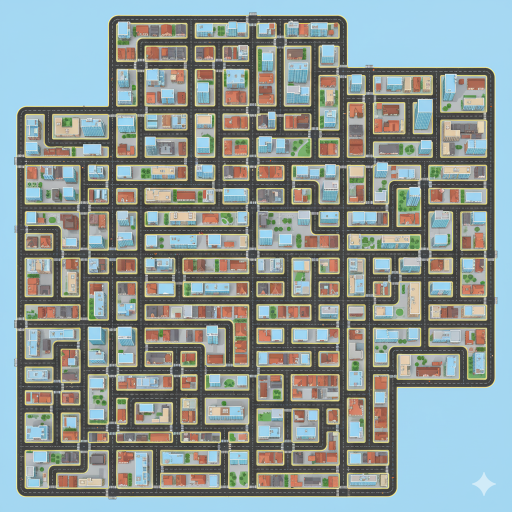
#> input picture drone_navigation/assets/city_map.png, 1024 x 1024 px (shown at 1/2 size)
$ python main.py
#> lines starting #> are read from the running program, lines starting #| are printed output that depends on the picture; after the words box and inside, x2 and y2 are one past the last pixel; in counts of white or black regions, pixels touching at a corner belong together
### drone_navigation/gym_drone/envs/drone_env.py

"""
Custom Gym environment adapted from the car example to a drone navigating a 2D city map.
- Discrete grid state space derived from the provided city_map image (/mnt/data/city_map.png).
- Discrete action space: 8-connected moves (N, S, E, W, NE, NW, SE, SW).
- Reward: small step penalty, large positive reward for goal, negative for collision/out-of-bounds.
- Rendering overlays the drone image (/mnt/data/drone.jpg) on the map and returns an RGB frame.

Key design decisions / simplifications:
- The drone flies overhead on a 2D map; buildings/obstacles are detected from map alpha or brightness threshold.
- State is the flattened grid cell index (r * cols + c) so classic tabular Q-learning applies.
- The environment exposes `grid` and `cell_size` attributes for debugging/training.
"""

import gym
from gym import spaces
import numpy as np
from PIL import Image, ImageOps
import os
import matplotlib.pyplot as plt


class DroneGridEnv(gym.Env):
    metadata = {"render.modes": ["human", "rgb_array"]}

    def __init__(self, map_path='assets/city_map.png', drone_path='assets/drone.jpg',
                 cell_size=16, max_steps=500, obstacle_thresh=100):
#> called with map_path = 'assets/city_map.png', drone_path = 'assets/drone.jpg', cell_size = 16, max_steps = 500, obstacle_thresh = 100
        super().__init__()
        # Load map image (RGBA or RGB). Convert to grayscale for obstacle detection.
        assert os.path.exists(map_path), f"Map image not found: {map_path}"
        self.map_img = Image.open(map_path).convert('RGBA')
        self.map_rgba = self.map_img.copy()
        self.map_gray = ImageOps.grayscale(self.map_img)
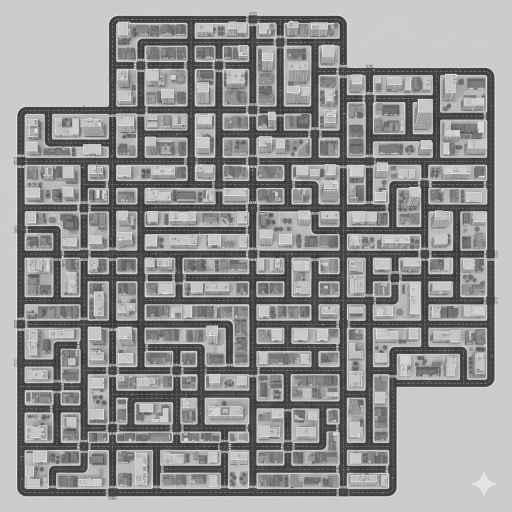
#> self.map_gray: PIL image 1024x1024 L (shown at 1/2 size); min 39, max 255, mean 148

        # Load drone icon for rendering
        assert os.path.exists(drone_path), f"Drone image not found: {drone_path}"
        self.drone_img = Image.open(drone_path).convert('RGBA')
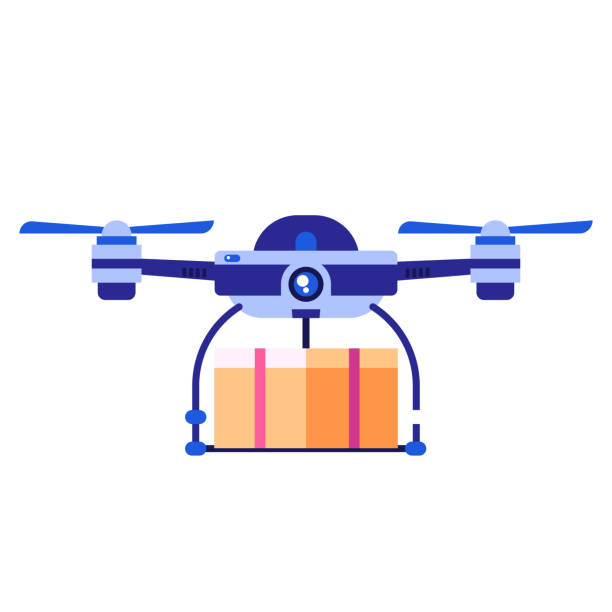
#> input picture drone_navigation/assets/drone.jpg, 612 x 612 px

        # Discretize the map into a grid of cells (cell_size x cell_size pixels)
        self.cell_size = cell_size
        self.cols = self.map_img.width // cell_size
#> self.cols = 64
        self.rows = self.map_img.height // cell_size
#> self.rows = 64
        self.grid_shape = (self.rows, self.cols)
#> self.grid_shape = (64, 64)

        # Build occupancy grid: True if obstacle (building) present in that cell
        gray = np.array(self.map_gray)
        self.obstacle_thresh = obstacle_thresh
        self.grid = np.zeros(self.grid_shape, dtype=np.uint8)
        for r in range(self.rows):
            for c in range(self.cols):
                y0 = r * cell_size
                x0 = c * cell_size
                patch = gray[y0:y0 + cell_size, x0:x0 + cell_size]
                # compute mean brightness; assume darker areas are obstacles (buildings)
                if patch.mean() < self.obstacle_thresh:
                    self.grid[r, c] = 1  # obstacle
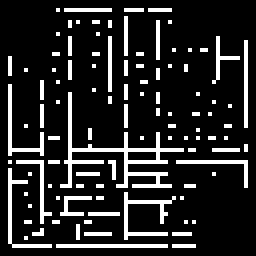
#> self.grid: shape (64, 64) (shown 4 times larger); values 0 (black) and 1 (white), 14.8% white in thin lines or dots, all inside (x1, y1, x2, y2) = (2, 2, 62, 62)

        # Define action space: 8 moves (dx, dy)
        self._actions = [
            (-1, 0),  # up
            (1, 0),   # down
            (0, -1),  # left
            (0, 1),   # right
            (-1, -1), # up-left
            (-1, 1),  # up-right
            (1, -1),  # down-left
            (1, 1),   # down-right
        ]
#> (the run stopped early here; a loop or call above may not have finished)
